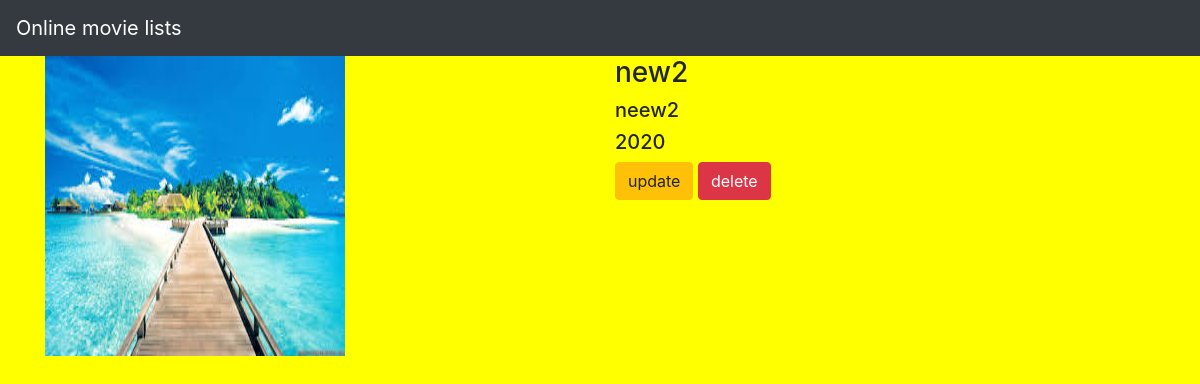
/movie/11/, run on the app's committed database.
### movieapp/models.py (models this page shows, shortened)
class Movie(models.Model):
    name=models.CharField(max_length=240)
    des=models.TextField()
    year=models.IntegerField()
    img=models.ImageField(upload_to='gallery')

### movieapp/views.py (the view)
# urls.py: path('movie/<int:movie_id>/',views.detail,name='detail'),
def detail(request,movie_id):
    movie=Movie.objects.get(id=movie_id)
    return render(request,'detail.html',{'movie':movie})

### templates/detail.html
{% extends 'base.html' %}
{% block body %}
<div class="container">
    <div class="row">
        <div class="col-md-6">
            <img src="{{movie.img.url}}" width="300" height="300">
        </div>
<div class="col-md-6">
    <h3>{{movie.name}}</h3>
    <h5>{{movie.des}}</h5>
    <h5>{{movie.year}}</h5>
    <a class="btn btn-warning" href="{% url 'movieapp:update' movie.id %}">update</a>
    <a class="btn btn-danger" href="{% url 'movieapp:delete' movie.id %}">delete</a>
</div>
    </div>
</div>
{% endblock %}

### static/style.css (style rules this page uses)
body { background-color:yellow; }

### data on the page
Movie: img (picture), name "new2", des "neew2", year "2020"
